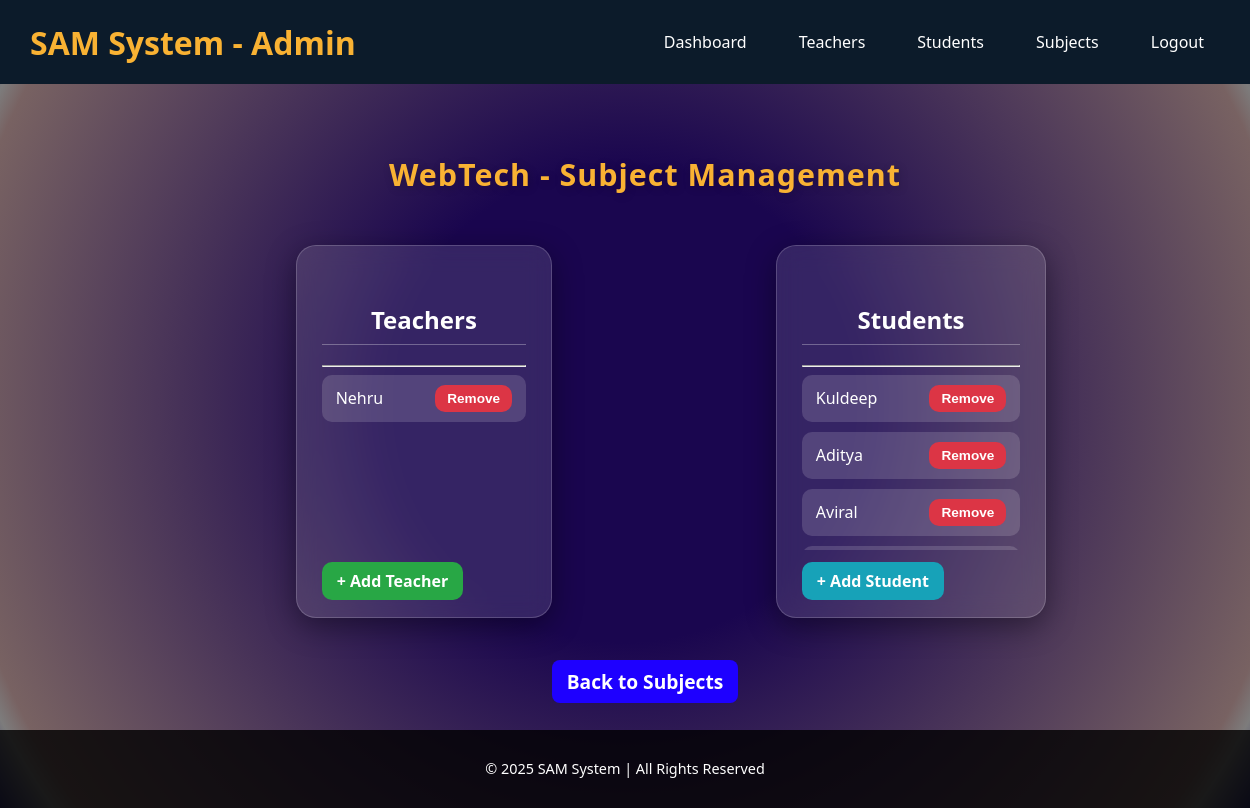
Screenshot of /admins/subjects/1/ (signed in) with the database file from the repository.
### myapp/models.py (models this page shows, shortened)
class Subject(models.Model):
    name = models.CharField(max_length=100, unique=True)
    teachers = models.ManyToManyField(
        CustomUser,
        related_name='subjects_taught',
        limit_choices_to={'role': 'teacher'},
        blank=True
    )
    students = models.ManyToManyField(
        CustomUser,
        related_name='subjects_enrolled',
        limit_choices_to={'role': 'student'},
        blank=True
    )

class CustomUser(AbstractUser):
    ROLE_CHOICES = [
        ('admin', 'Admin'),
        ('teacher', 'Teacher'),
        ('student', 'Student'),
    ]
    role = models.CharField(max_length=10, choices=ROLE_CHOICES)
    is_approved = models.BooleanField(default=False)
    subject = models.ForeignKey('Subject', null=True, blank=True, on_delete=models.SET_NULL)
    full_name = models.CharField(max_length=100, blank=True, null=True)

### myapp/views.py (the view, shortened to what this page needs)
# urls.py: path('admins/subjects/<int:subject_id>/', views.admin_subject_detail, name='admin_subject_detail'),
@login_required
def admin_subject_detail(request, subject_id):
    subject = get_object_or_404(Subject, id=subject_id)
    teachers = subject.teachers.filter(role="teacher")
    students = subject.students.filter(role="student")
    available_teachers = CustomUser.objects.filter(role="teacher").exclude(id__in=teachers)
    available_students = CustomUser.objects.filter(role="student").exclude(id__in=students)
    return render(
        request,
        "admin/admin_subject_detail.html",
        {
            "subject": subject,
            "teachers": teachers,
            "students": students,
            "available_teachers": available_teachers,
            "available_students": available_students,
        },
    )

### myapp/templates/admin/admin_subject_detail.html (shortened to what this page needs)
{% load static %}
<!DOCTYPE html>
<html lang="en">
<head>
    <link rel="stylesheet" href="{% static 'css/home.css' %}">
    <link rel="stylesheet" href="{% static 'css/admin_dashboard.css' %}">
    <link rel="stylesheet" href="{% static 'css/admin_subject_details.css' %}">
</head>
<body>
    <nav class="navbar">
        <div class="nav-container">
            <a href="{% url 'admin_dashboard' %}" class="brand">SAM System - Admin</a>
            <ul class="nav-links">
                <li><a href="{% url 'admin_dashboard' %}">Dashboard</a></li>
                <li><a href="{% url 'admin_teachers' %}">Teachers</a></li>
                <li><a href="{% url 'admin_students' %}">Students</a></li>
                <li><a href="{% url 'admin_subjects' %}" class="active">Subjects</a></li>
                <li><a href="{% url 'logout' %}">Logout</a></li>
            </ul>
        </div>
    </nav>
    <div class="container">
        <h2 class="dashboard-title" style="color: #f9b233; ">{{ subject.name }} - Subject Management</h2>
        <div class="row">
            <div>
                <div class="card">
                    <h4 >Teachers</h4>
                    <hr>
                    {% if teachers %}
                        <ul class="list-unstyled">
                            {% for t in teachers %}
                                <li>
                                    {{ t.first_name }}
                                    <form method="POST" class="mb-0">
                                        <button type="submit" name="remove_teacher" class="btn btn-danger btn-sm">Remove</button>
                                    </form>
                                </li>
                            {% endfor %}
                        </ul>
                    {% else %}
                        <p class="text-center">No teachers assigned yet.</p>
                    {% endif %}
                    <div class="text-center mt-3">
                        <a href="{% url 'admin_add_teacher' %}?subject_id={{ subject.id }}" class="btn btn-success">+ Add Teacher</a>
                    </div>
                </div>
            </div>
            <div>
                <div class="card">
                    <h4>Students</h4>
                    <hr>
                    {% if students %}
                        <ul class="list-unstyled">
                            {% for s in students %}
                                <li class="d-flex justify-content-between align-items-center mb-1">
                                    {{ s.first_name }}
                                    <form method="POST">
                                        <button type="submit" name="remove_student" class="btn btn-danger btn-sm">Remove</button>
                                    </form>
                                </li>
                            {% endfor %}
                        </ul>
                    {% else %}
                        <p class="text-center">No students enrolled yet.</p>
                    {% endif %}
                    <div class="text-center mt-3">
                        <a href="{% url 'admin_add_student' %}?subject_id={{ subject.id }}" class="btn btn-info">+ Add Student</a>
                    </div>
                </div>
            </div>
        </div>
        <div style="margin-top: 50px;">
            <a href="{% url 'admin_subjects' %}" class="btn btn-secondary">Back to Subjects</a>
        </div>
    </div>
    <footer style="text-align: center; padding: 15px 0; margin-top: 35px; background: rgba(0, 0, 0, 0.8); color: #fff; position: relative; bottom: 0; width: 100%; font-size: 0.9rem;">
        <p>© 2025 SAM System | All Rights Reserved</p>
    </footer>
</body>
</html>

### myapp/static/css/home.css (style rules this page uses)
body { margin: 0; font-family: 'Segoe UI', Tahoma, Geneva, Verdana, sans-serif; color: white; background-color: #f4f6f8; }
.navbar { background-color: #0c1b2a; padding: 15px 30px; }
.nav-container { display: flex; justify-content: space-between; align-items: center; }
.nav-links { list-style: none; display: flex; gap: 20px; }
.nav-links li a { text-decoration: none; color: white; padding: 8px 16px; border-radius: 5px; transition: background 0.3s; }
.brand { font-size: 2rem; font-weight: 700; color: #f9b233; text-decoration: none; }

### myapp/static/css/admin_dashboard.css (style rules this page uses)
body { margin: 0; font-family: 'Segoe UI', Tahoma, Geneva, Verdana, sans-serif; background: #1a064f; background: radial-gradient(circle,rgba(26, 6, 79, 1) 32%, rgba(120, 98, 98, 1) 91%, rgba(125, 124, 124, 1) 94%, rgba(50, 49, 107, 1) 100%); color: #fff; }
.dashboard-title { text-align: center; font-size: 3rem; font-weight: 700; margin-top: 40px; margin-bottom: 40px; color: #f9b233; text-shadow: 2px 2px 10px rgba(0, 0, 0, 0.2); }

### myapp/static/css/admin_subject_details.css (style rules this page uses)
.container { margin-top: 70px; width: 100%; max-width: 100%; padding: 0 20px; text-align: center; }
.dashboard-title { font-size: 1.9rem; font-weight: 700; letter-spacing: 1px; margin-bottom: 50px; color: #f9b233; }
.row { display: flex; justify-content: space-evenly; }
.card { background: rgba(255, 255, 255, 0.12); backdrop-filter: blur(12px); border: 1px solid rgba(255, 255, 255, 0.18); border-radius: 20px; box-shadow: 0 8px 30px rgba(0, 0, 0, 0.4); padding: 25px; width: 100%; max-width: 360px; text-align: left; transition: all 0.3s ease; }
.card h4 { color: #fff; text-align: center; font-weight: 800; font-size: 1.5rem; border-bottom: 1px solid rgba(255, 255, 255, 0.3); padding-bottom: 8px; margin-bottom: 20px; }
.list-unstyled { list-style: none; margin: 0; padding: 0; height: 175px; overflow-y: auto; }
.list-unstyled li { display: flex; justify-content: space-between; align-items: center; background: rgba(255, 255, 255, 0.15); border-radius: 10px; padding: 10px 14px; margin-bottom: 10px; color: #fff; font-weight: 500; transition: all 0.3s ease; }
.btn { border: none; outline: none; border-radius: 10px; padding: 8px 15px; font-weight: 600; cursor: pointer; transition: all 0.2s ease; text-decoration: none; }
.btn-sm { padding: 6px 12px; font-size: 0.85rem; }
.btn-success { background-color: #28a745; color: #fff; }
.btn-info { background-color: #17a2b8; color: #fff; }
.btn-danger { background-color: #dc3545; color: #fff; }
.text-center.mt-3 { margin-top: 20px; }
.btn-secondary { background-color: #1e00ff; color: #fff; border-radius: 8px; font-weight: 800; font-size: 1.2rem; }

### rows the page displays
Subject: name "WebTech"
CustomUser: first_name "Nehru"
CustomUser: first_name "Kuldeep"
CustomUser: first_name "Aditya"
CustomUser: first_name "Aviral"
